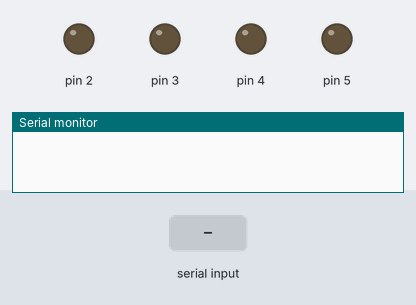
The sketch below on a simulated Arduino Uno, built with avr-gcc and run on an emulated ATmega328P. Shown: output pins drawn as LEDs (lit = HIGH), the last lines printed to the serial monitor. Inputs (shaded band) come from the test bench.

Above: at 1.2 s.
1.3 s: "W" received over Serial
At 2.2 s:
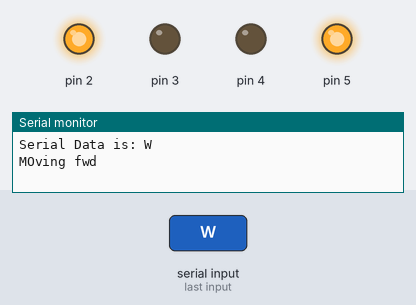
2.8 s: "D" received over Serial
At 3.3 s:
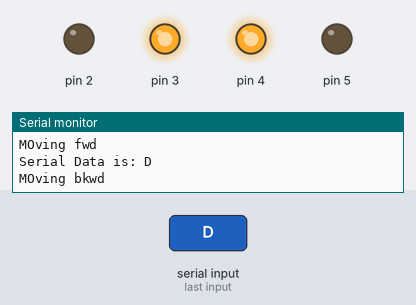
4.3 s: "A" received over Serial
At 5.5 s:
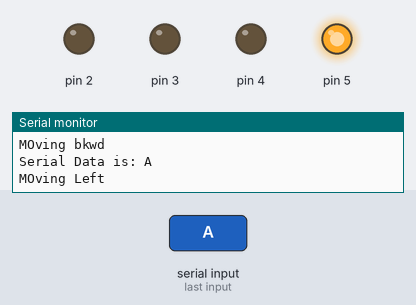
5.8 s: "S" received over Serial
At 6.8 s:
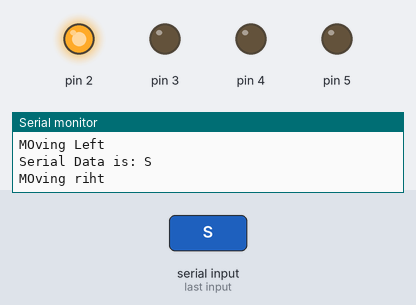
Timing chart, 0 to 8.3 s (numbered marks = the images above; inputs shaded):
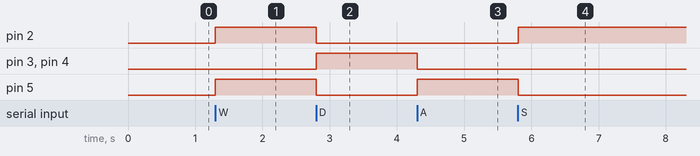

Measured:
- after the input at 1.3 s, pin 2, pin 5: LOW → HIGH at once
- after the input at 2.8 s, pin 2, pin 5: HIGH → LOW at once; pin 3, pin 4: LOW → HIGH at once
- after the input at 4.3 s, pin 3, pin 4: HIGH → LOW at once; pin 5: LOW → HIGH at once
- after the input at 5.8 s, pin 2: LOW → HIGH at once; pin 5: HIGH → LOW at once

The sketch:

HomeAutomationBluetooth.ino
```cpp
//REmove rx and tx pins before flashing
//then cross connect them after that

char data;
void setup()
{
    Serial.begin(9600);
    pinMode(2, OUTPUT);
    pinMode(3, OUTPUT);
    pinMode(4, OUTPUT);
    pinMode(5, OUTPUT);
}

void loop()
{
    if (Serial.available())
    {
        data = Serial.read();
        Serial.print("Serial Data is: ");
        Serial.println(data);
        if (data == 'W' || data == 'w')
        {
            Serial.println("MOving fwd");
            digitalWrite(2, HIGH);
            digitalWrite(3, LOW);
            digitalWrite(4, LOW);
            digitalWrite(5, HIGH);
        }
        if (data == 'D' || data == 'd')
        {
            Serial.println("MOving bkwd");
            digitalWrite(2, LOW);
            digitalWrite(3, HIGH);
            digitalWrite(4, HIGH);
            digitalWrite(5, LOW);
        }
        if (data == 'A' || data == 'a')
        {

            Serial.println("MOving Left");
            digitalWrite(2, LOW);
            digitalWrite(3, LOW);
            digitalWrite(4, LOW);
            digitalWrite(5, HIGH);
        }
        if (data == 'S' || data == 's')
        {

            Serial.println("MOving riht");
            digitalWrite(2, HIGH);
            digitalWrite(3, LOW);
            digitalWrite(4, LOW);
            digitalWrite(5, LOW);
        }
        if (data == 'z' || data == 'Z')
        {
            Serial.println("stop");
            digitalWrite(2, LOW);
            digitalWrite(3, LOW);
            digitalWrite(4, LOW);
            digitalWrite(5, LOW);
        }
    }
}
```
